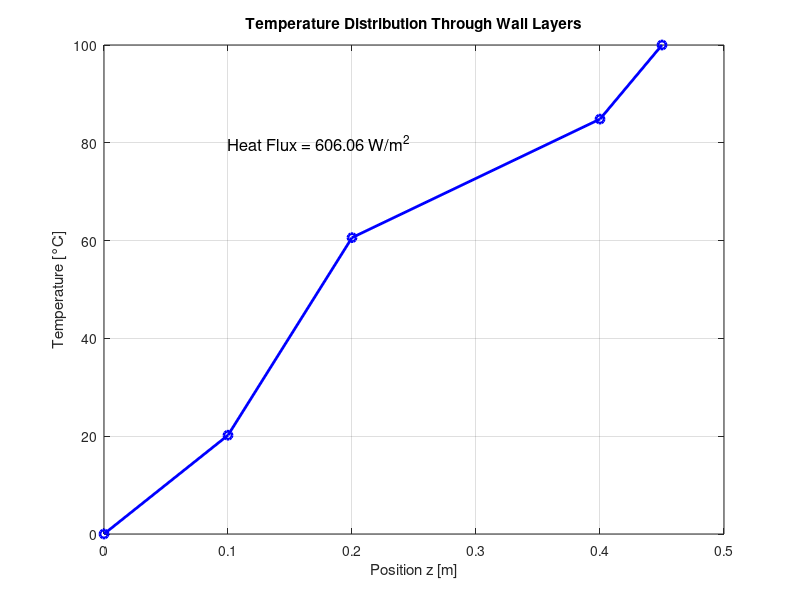

This chart was generated by the following MATLAB code:
%-------------------------------------------------------------------------%
%   __  __    _  _____ _        _    ____    _  _      ____    _ ____     %
%  |  \/  |  / \|_   _| |      / \  | __ )  | || |    / ___|__| |  _ \    %
%  | |\/| | / _ \ | | | |     / _ \ |  _ \  | || |_  | |   / _` | |_) |   %
%  | |  | |/ ___ \| | | |___ / ___ \| |_) | |__   _| | |__| (_| |  __/    %
%  |_|  |_/_/   \_\_| |_____/_/   \_\____/     |_|    \____\__,_|_|       %
%                                                                         %
%-------------------------------------------------------------------------%
%                                                                         %
%   Author: Marco Mehl <marco.mehl@polimi.it>                             %
%           Timoteo Dinelli <timoteo.dinelli@polimi.it>                   %
%   CRECK Modeling Group <http://creckmodeling.chem.polimi.it>            %
%   Department of Chemistry, Materials and Chemical Engineering           %
%   Politecnico di Milano                                                 %
%   P.zza Leonardo da Vinci 32, 20133 Milano                              %
%                                                                         %
% ----------------------------------------------------------------------- %
% Clear workspace and command window
clear all
clc

%% Input Data
% Temperature boundary conditions [°C]
T0 = 0;    % Initial temperature
T4 = 100;  % Final temperature

% Thermal conductivities [W/mK]
k = [3, 1.5, 5, 2];

% Position coordinates [m]
z = [0, 0.1, 0.2, 0.4, 0.45];

%% Setup System of Equations
% We need to solve for T1, T2, T3 and q
% The system can be written as Ax = b where x = [T1 T2 T3 q]'

% Initialize coefficient matrix A
A = zeros(4,4);

% Fill matrix A based on the heat flux equations
% First equation: q = k1(T1-T0)/(z1-z0)
A(1,1) = -k(1)/(z(2)-z(1));
A(1,4) = 1;

% Second equation: q = k2(T2-T1)/(z2-z1)
A(2,1) = k(2)/(z(3)-z(2));
A(2,2) = -k(2)/(z(3)-z(2));
A(2,4) = 1;

% Third equation: q = k3(T3-T2)/(z3-z2)
A(3,2) = k(3)/(z(4)-z(3));
A(3,3) = -k(3)/(z(4)-z(3));
A(3,4) = 1;

% Fourth equation: q = k4(T4-T3)/(z4-z3)
A(4,3) = k(4)/(z(5)-z(4));
A(4,4) = 1;

% Initialize and fill right-hand side vector b
b = zeros(4,1);
b(1) = k(1)*T0/(z(2)-z(1));
b(4) = k(4)*T4/(z(5)-z(4));

%% Solve the system
% x will contain [T1 T2 T3 q]
x = A\b;

% Extract solutions
T1 = x(1);
T2 = x(2);
T3 = x(3);
q = x(4);

% Create full temperature vector for plotting
T_full = [T0 T1 T2 T3 T4];

%% Plot results
figure
plot(z, T_full, 'b-o', 'LineWidth', 2)
grid on
xlabel('Position z [m]')
ylabel('Temperature [°C]')
title('Temperature Distribution Through Wall Layers')

% Add text annotations for heat flux
text(0.1, 80, sprintf('Heat Flux = %.2f W/m^2', q), 'FontSize', 12)

%% Display results
fprintf('Results:\n')
fprintf('T1 = %.2f °C\n', T1)
fprintf('T2 = %.2f °C\n', T2)
fprintf('T3 = %.2f °C\n', T3)
fprintf('Heat flux = %.2f W/m^2\n', q)
